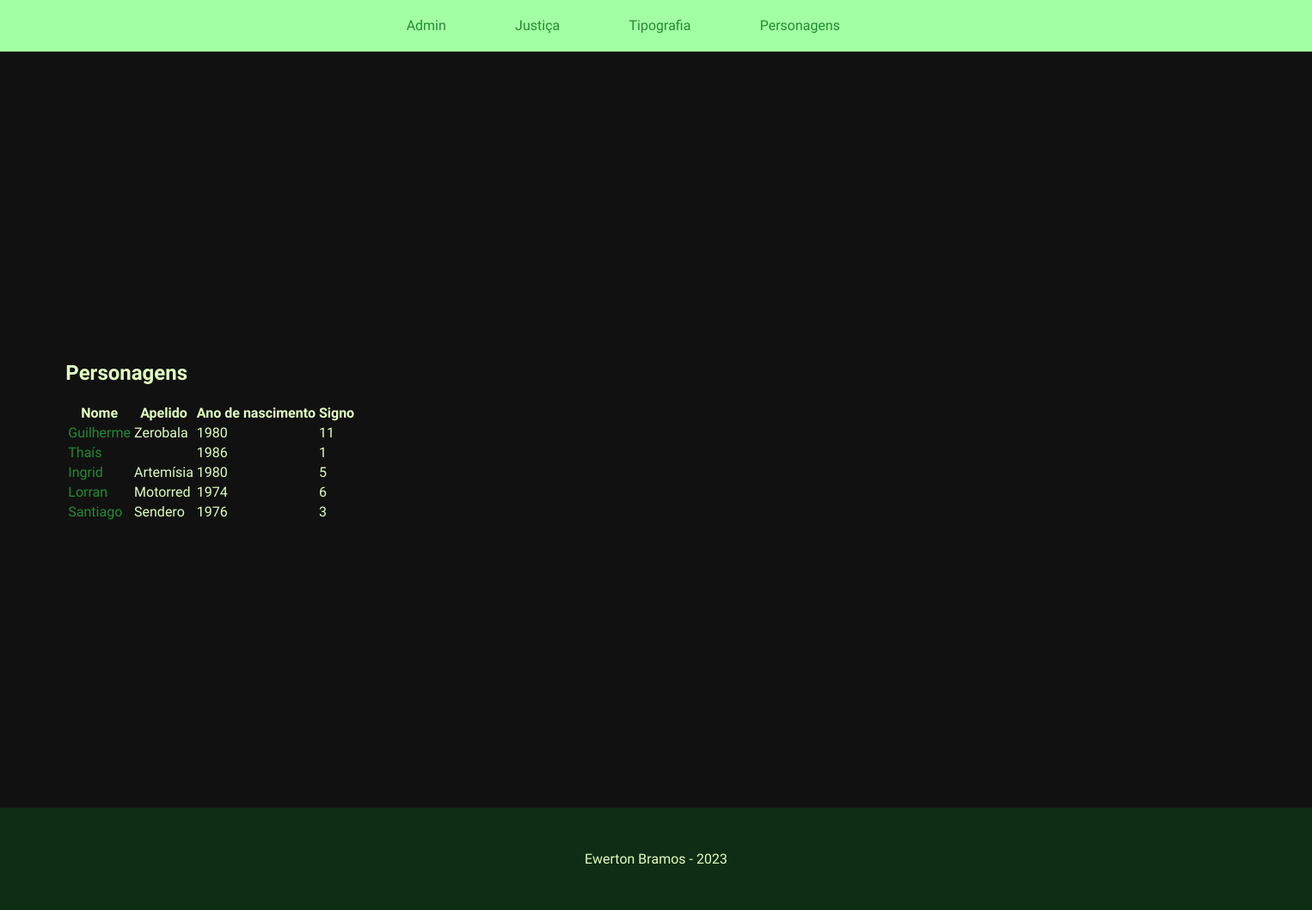
Screenshot of /pers/ with the database file from the repository.
### bandoleiros/models.py (models this page shows, shortened)
class Personagens(models.Model):
    nome = models.CharField(max_length=50)
    apelido = models.CharField(max_length=30)
    nascimento = models.DateField(default=datetime.date.today())
    SIGNOS = [
        (1,"Aquário"),
        (2,"Peixes"),
        (3,"Áries"),
        (4,"Touro"),
        (5,"Gêmeos"),
        (6,"Câncer"),
        (7,"Leão"),
        (8,"Virgem"),
        (9,"Libra"),
        (10,"Escorpião"),
        (11,"Sagitário"),
        (12,"Capricórnio")
    ]
    signo = models.CharField(max_length=20,choices=SIGNOS,default=1)

### bandoleiros/views.py (the view)
# urls.py: path('pers/',views.personagens,name='personagens'),
def personagens(request):
    ctxt = {
        'colunas': ("Nome","Apelido","Ano de nascimento","Signo"),
        'personagens': Personagens.objects.all().values()
    }
    template = loader.get_template("personagens.html")
    return HttpResponse(template.render(ctxt,request))

### bandoleiros/templates/personagens.html (shortened to what this page needs)
{% extends 'master.html' %}
{% block banner %}
    <div id="img-galeria">
        <div class="img-slide" style="background-image: url('https://i.pinimg.com/564x/3b/cf/4a/3bcf4af14f0898598981f1de311fd4c6.jpg');"></div>
        <div class="img-slide" style="background-image: url('https://i.pinimg.com/736x/a1/85/7d/a1857d476f4830950b79e829cc01936e.jpg');"></div>
        <div class="img-slide" style="background-image: url('https://i.pinimg.com/564x/ab/2f/a7/ab2fa76eb41c0021bb29e30a1ca5abfd.jpg');"></div>
        <div class="img-slide" style="background-image: url('https://i.pinimg.com/564x/07/ee/a6/07eea6bfb0a15208763da9581abe2398.jpg');"></div>
        <div class="img-slide" style="background-image: url('https://i.pinimg.com/564x/7f/54/13/7f54131d2a26bf89a22339b74c62ba4a.jpg');"></div>
    </div>
{% endblock %}
{% block conteudo %}
    <h1>Personagens</h1>
    <table>
        <tr>
            {% for i in colunas %}
            <th>{{i}}</th>
            {% endfor %}
        </tr>
        {% for i in personagens %}
            <tr>
                <td><a href="/pers/{{i.nome.lower | lower}}">{{i.nome}}</a></td>
                <td>{{i.apelido}}</td>
                <td>{{i.nascimento.year}}</td>
                <td>{{i.signo}}</td>
            </tr>
        {% endfor %}
    </table>
{% endblock %}

### bandoleiros/templates/master.html (shortened to what this page needs)
{% load static %}
<!DOCTYPE html>
<html>
<head>
    <link rel="stylesheet" href="{% static 'css/style.css' %}" type="text/css">
</head>
<body>
    <div id="barra">
        <ul>
            <li><a href="/admin/">Admin</a></li>
            <li><a href="/">Justiça</a></li>
            <li><a href="/tipografia/">Tipografia</a></li>
            <li><a href="/personagens/">Personagens</a></li>
        </ul>
    </div>
    {% block banner %}{% endblock %}
    <nav>
    {% block conteudo %}{% endblock %}
    </nav>
    <footer>
        Ewerton Bramos - 2023
    </footer>
</body>
</html>

### static/css/style.css (style rules this page uses)
body { font-family: "Oswald", sans-serif; background-color: #111111; color: #e1ffc0; margin: 0px; margin-top: 100px; }
#barra { background-color: #a3ffa3; text-align: center; align-items: middle; position: fixed; width: 100%; height: 20px; color: #e1ffc0; text-decoration: none; padding: 20px 0px 20px 0px; margin: 0px; top: 0px; }
#barra ul { align-items: center; margin: 0px; padding: 0px; }
#barra ul li { list-style: none; display: inline-block; margin-right: 5%; }
#img-galeria { width: 100%; height: 300px; white-space: nowrap; margin: 0px; }
#img-galeria .img-slide { width: 300px; height: 300px; padding: 0px; margin: 0px; display: inline-block; }
nav { padding-left: 5%; padding-right: 5%; min-height: 500px; }
a:link, a:visited { color: #238b35; text-decoration: none; }
footer { background-color: #0f2c14; text-align: center; width: 100%; padding: 50px 0px 50px 0px; margin: 0px; margin-top: 20px; }

### rows the page displays
Personagens: nome "Guilherme", apelido "Zerobala", nascimento.year "1980", signo "11"
Personagens: nome "Thaís", nascimento.year "1986", signo "1"
Personagens: nome "Ingrid", apelido "Artemísia", nascimento.year "1980", signo "5"
Personagens: nome "Lorran", apelido "Motorred", nascimento.year "1974", signo "6"
Personagens: nome "Santiago", apelido "Sendero", nascimento.year "1976", signo "3"

### other values shown
{{ i }} "Nome" "Apelido" "Ano de nascimento" "Signo"
